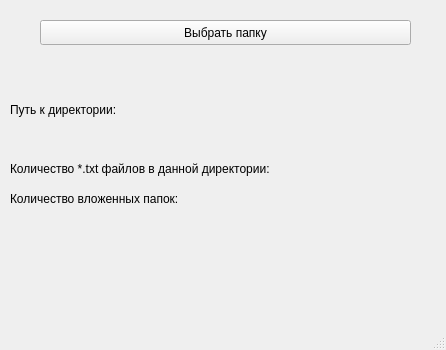
<?xml version="1.0" encoding="UTF-8"?>
<ui version="4.0">
 <class>MainWindow</class>
 <widget class="QMainWindow" name="MainWindow">
  <property name="geometry">
   <rect>
    <x>0</x>
    <y>0</y>
    <width>446</width>
    <height>350</height>
   </rect>
  </property>
  <property name="windowTitle">
   <string>MainWindow</string>
  </property>
  <widget class="QWidget" name="centralwidget">
   <widget class="QPushButton" name="pushButton">
    <property name="geometry">
     <rect>
      <x>40</x>
      <y>20</y>
      <width>371</width>
      <height>25</height>
     </rect>
    </property>
    <property name="text">
     <string>Выбрать папку</string>
    </property>
   </widget>
   <widget class="QLabel" name="label">
    <property name="geometry">
     <rect>
      <x>10</x>
      <y>100</y>
      <width>151</width>
      <height>20</height>
     </rect>
    </property>
    <property name="text">
     <string>Путь к директории:</string>
    </property>
   </widget>
   <widget class="QLabel" name="label_2">
    <property name="geometry">
     <rect>
      <x>150</x>
      <y>100</y>
      <width>301</width>
      <height>17</height>
     </rect>
    </property>
    <property name="text">
     <string/>
    </property>
   </widget>
   <widget class="QLabel" name="label_3">
    <property name="geometry">
     <rect>
      <x>10</x>
      <y>160</y>
      <width>341</width>
      <height>17</height>
     </rect>
    </property>
    <property name="text">
     <string>Количество *.txt файлов в данной директории:</string>
    </property>
   </widget>
   <widget class="QLabel" name="label_4">
    <property name="geometry">
     <rect>
      <x>350</x>
      <y>160</y>
      <width>91</width>
      <height>16</height>
     </rect>
    </property>
    <property name="text">
     <string/>
    </property>
   </widget>
   <widget class="QLabel" name="label_5">
    <property name="geometry">
     <rect>
      <x>240</x>
      <y>190</y>
      <width>67</width>
      <height>17</height>
     </rect>
    </property>
    <property name="text">
     <string/>
    </property>
   </widget>
   <widget class="QLabel" name="label_6">
    <property name="geometry">
     <rect>
      <x>10</x>
      <y>190</y>
      <width>221</width>
      <height>17</height>
     </rect>
    </property>
    <property name="text">
     <string>Количество вложенных папок:</string>
    </property>
   </widget>
  </widget>
  <widget class="QMenuBar" name="menubar">
   <property name="geometry">
    <rect>
     <x>0</x>
     <y>0</y>
     <width>446</width>
     <height>22</height>
    </rect>
   </property>
  </widget>
  <widget class="QStatusBar" name="statusbar"/>
 </widget>
 <resources/>
 <connections/>
</ui>
